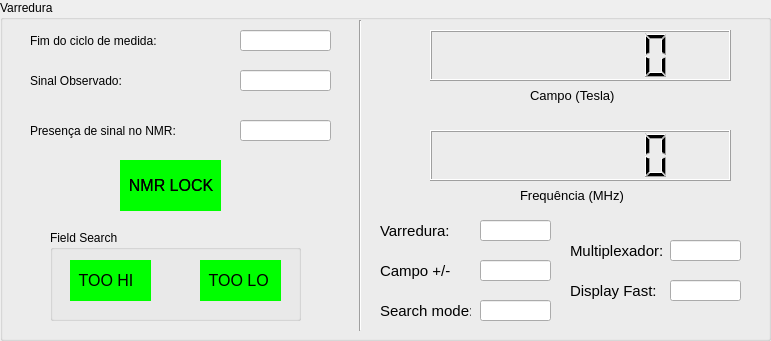
     <widget class="QGroupBox" name="groupBox_7">
      <property name="geometry">
       <rect>
        <x>20</x>
        <y>310</y>
        <width>771</width>
        <height>341</height>
       </rect>
      </property>
      <property name="title">
       <string>Varredura</string>
      </property>
      <widget class="QLineEdit" name="dataready">
       <property name="geometry">
        <rect>
         <x>240</x>
         <y>30</y>
         <width>91</width>
         <height>21</height>
        </rect>
       </property>
      </widget>
      <widget class="QLabel" name="label_15">
       <property name="geometry">
        <rect>
         <x>30</x>
         <y>30</y>
         <width>181</width>
         <height>21</height>
        </rect>
       </property>
       <property name="text">
        <string>Fim do ciclo de medida:</string>
       </property>
      </widget>
      <widget class="QLabel" name="label_16">
       <property name="geometry">
        <rect>
         <x>30</x>
         <y>70</y>
         <width>141</width>
         <height>21</height>
        </rect>
       </property>
       <property name="text">
        <string>Sinal Observado:</string>
       </property>
      </widget>
      <widget class="QLineEdit" name="signalseen">
       <property name="geometry">
        <rect>
         <x>240</x>
         <y>70</y>
         <width>91</width>
         <height>21</height>
        </rect>
       </property>
      </widget>
      <widget class="QGroupBox" name="groupBox_8">
       <property name="geometry">
        <rect>
         <x>50</x>
         <y>230</y>
         <width>251</width>
         <height>91</height>
        </rect>
       </property>
       <property name="title">
        <string>Field Search</string>
       </property>
       <widget class="QLabel" name="tooloRed">
        <property name="geometry">
         <rect>
          <x>150</x>
          <y>30</y>
          <width>81</width>
          <height>41</height>
         </rect>
        </property>
        <property name="font">
         <font>
          <pointsize>12</pointsize>
         </font>
        </property>
        <property name="styleSheet">
         <string notr="true">background-color: rgb(255, 0, 0);</string>
        </property>
        <property name="text">
         <string>  TOO LO</string>
        </property>
       </widget>
       <widget class="QLabel" name="tooloGreen">
        <property name="geometry">
         <rect>
          <x>150</x>
          <y>30</y>
          <width>81</width>
          <height>41</height>
         </rect>
        </property>
        <property name="font">
         <font>
          <pointsize>12</pointsize>
         </font>
        </property>
        <property name="styleSheet">
         <string notr="true">background-color: rgb(255, 0, 0);
background-color: rgb(0, 255, 0);</string>
        </property>
        <property name="text">
         <string>  TOO LO</string>
        </property>
       </widget>
       <widget class="QLabel" name="toohiRed">
        <property name="geometry">
         <rect>
          <x>20</x>
          <y>30</y>
          <width>81</width>
          <height>41</height>
         </rect>
        </property>
        <property name="font">
         <font>
          <pointsize>12</pointsize>
         </font>
        </property>
        <property name="styleSheet">
         <string notr="true">background-color: rgb(255, 0, 0);</string>
        </property>
        <property name="text">
         <string>  TOO HI</string>
        </property>
       </widget>
       <widget class="QLabel" name="toohiGreen">
        <property name="geometry">
         <rect>
          <x>20</x>
          <y>30</y>
          <width>81</width>
          <height>41</height>
         </rect>
        </property>
        <property name="font">
         <font>
          <pointsize>12</pointsize>
         </font>
        </property>
        <property name="styleSheet">
         <string notr="true">background-color: rgb(255, 0, 0);
background-color: rgb(0, 255, 0);</string>
        </property>
        <property name="text">
         <string>  TOO HI</string>
        </property>
       </widget>
      </widget>
      <widget class="QLineEdit" name="Signal_State">
       <property name="geometry">
        <rect>
         <x>240</x>
         <y>120</y>
         <width>91</width>
         <height>21</height>
        </rect>
       </property>
       <property name="text">
        <string/>
       </property>
      </widget>
      <widget class="QLabel" name="label_21">
       <property name="geometry">
        <rect>
         <x>30</x>
         <y>120</y>
         <width>191</width>
         <height>21</height>
        </rect>
       </property>
       <property name="text">
        <string>Presença de sinal no NMR:</string>
       </property>
      </widget>
      <widget class="QLCDNumber" name="lcd_Freq_2">
       <property name="geometry">
        <rect>
         <x>430</x>
         <y>130</y>
         <width>301</width>
         <height>51</height>
        </rect>
       </property>
       <property name="numDigits">
        <number>7</number>
       </property>
      </widget>
      <widget class="QLineEdit" name="searchmd">
       <property name="geometry">
        <rect>
         <x>480</x>
         <y>300</y>
         <width>71</width>
         <height>21</height>
        </rect>
       </property>
      </widget>
      <widget class="QLabel" name="label_24">
       <property name="geometry">
        <rect>
         <x>380</x>
         <y>260</y>
         <width>81</width>
         <height>21</height>
        </rect>
       </property>
       <property name="font">
        <font>
         <pointsize>11</pointsize>
        </font>
       </property>
       <property name="text">
        <string>Campo +/-</string>
       </property>
      </widget>
      <widget class="QLabel" name="label_28">
       <property name="geometry">
        <rect>
         <x>570</x>
         <y>240</y>
         <width>101</width>
         <height>21</height>
        </rect>
       </property>
       <property name="font">
        <font>
         <pointsize>11</pointsize>
        </font>
       </property>
       <property name="text">
        <string>Multiplexador:</string>
       </property>
      </widget>
      <widget class="QLineEdit" name="multiplex">
       <property name="geometry">
        <rect>
         <x>670</x>
         <y>240</y>
         <width>71</width>
         <height>21</height>
        </rect>
       </property>
      </widget>
      <widget class="QLabel" name="label_29">
       <property name="geometry">
        <rect>
         <x>570</x>
         <y>280</y>
         <width>91</width>
         <height>21</height>
        </rect>
       </property>
       <property name="font">
        <font>
         <pointsize>11</pointsize>
        </font>
       </property>
       <property name="text">
        <string>Display Fast:</string>
       </property>
      </widget>
      <widget class="QLabel" name="label_25">
       <property name="geometry">
        <rect>
         <x>530</x>
         <y>80</y>
         <width>91</width>
         <height>31</height>
        </rect>
       </property>
       <property name="font">
        <font>
         <pointsize>10</pointsize>
        </font>
       </property>
       <property name="text">
        <string>Campo (Tesla)</string>
       </property>
      </widget>
      <widget class="QLabel" name="label_26">
       <property name="geometry">
        <rect>
         <x>520</x>
         <y>180</y>
         <width>111</width>
         <height>31</height>
        </rect>
       </property>
       <property name="font">
        <font>
         <pointsize>10</pointsize>
        </font>
       </property>
       <property name="text">
        <string>Frequência (MHz)</string>
       </property>
      </widget>
      <widget class="QLineEdit" name="fastRead">
       <property name="geometry">
        <rect>
         <x>670</x>
         <y>280</y>
         <width>71</width>
         <height>21</height>
        </rect>
       </property>
      </widget>
      <widget class="QLCDNumber" name="lcd_Campo_2">
       <property name="geometry">
        <rect>
         <x>430</x>
         <y>30</y>
         <width>301</width>
         <height>51</height>
        </rect>
       </property>
       <property name="numDigits">
        <number>7</number>
       </property>
       <property name="digitCount">
        <number>7</number>
       </property>
      </widget>
      <widget class="QLineEdit" name="auto_manu">
       <property name="geometry">
        <rect>
         <x>480</x>
         <y>220</y>
         <width>71</width>
         <height>21</height>
        </rect>
       </property>
      </widget>
      <widget class="QLineEdit" name="Posit_Negat">
       <property name="geometry">
        <rect>
         <x>480</x>
         <y>260</y>
         <width>71</width>
         <height>21</height>
        </rect>
       </property>
      </widget>
      <widget class="QLabel" name="label_27">
       <property name="geometry">
        <rect>
         <x>380</x>
         <y>300</y>
         <width>91</width>
         <height>21</height>
        </rect>
       </property>
       <property name="font">
        <font>
         <pointsize>11</pointsize>
        </font>
       </property>
       <property name="text">
        <string>Search mode:</string>
       </property>
      </widget>
      <widget class="QLabel" name="label_23">
       <property name="geometry">
        <rect>
         <x>380</x>
         <y>220</y>
         <width>71</width>
         <height>21</height>
        </rect>
       </property>
       <property name="font">
        <font>
         <pointsize>11</pointsize>
        </font>
       </property>
       <property name="text">
        <string>Varredura:</string>
       </property>
      </widget>
      <widget class="Line" name="line">
       <property name="geometry">
        <rect>
         <x>350</x>
         <y>20</y>
         <width>20</width>
         <height>311</height>
        </rect>
       </property>
       <property name="orientation">
        <enum>Qt::Vertical</enum>
       </property>
      </widget>
      <widget class="QLabel" name="NMR_lock_gree">
       <property name="geometry">
        <rect>
         <x>120</x>
         <y>160</y>
         <width>101</width>
         <height>51</height>
        </rect>
       </property>
       <property name="font">
        <font>
         <pointsize>12</pointsize>
        </font>
       </property>
       <property name="styleSheet">
        <string notr="true">background-color: rgb(255, 0, 0);
background-color: rgb(0, 255, 0);</string>
       </property>
       <property name="text">
        <string>  NMR LOCK</string>
       </property>
      </widget>
      <widget class="QLabel" name="NMR_lock_tran">
       <property name="geometry">
        <rect>
         <x>120</x>
         <y>160</y>
         <width>101</width>
         <height>51</height>
        </rect>
       </property>
       <property name="font">
        <font>
         <pointsize>12</pointsize>
        </font>
       </property>
       <property name="styleSheet">
        <string notr="true"/>
       </property>
       <property name="text">
        <string>  NMR LOCK</string>
       </property>
      </widget>
     </widget>
